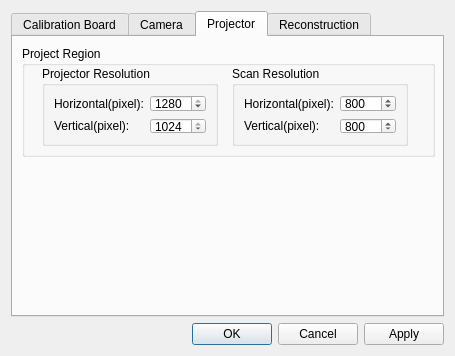
<?xml version="1.0" encoding="UTF-8"?>
<ui version="4.0">
 <class>SetDialog</class>
 <widget class="QDialog" name="SetDialog">
  <property name="geometry">
   <rect>
    <x>0</x>
    <y>0</y>
    <width>455</width>
    <height>356</height>
   </rect>
  </property>
  <property name="windowTitle">
   <string>Settings</string>
  </property>
  <property name="styleSheet">
   <string notr="true">font: 9pt &quot;Calibri&quot;;</string>
  </property>
  <layout class="QGridLayout" name="gridLayout_2">
   <item row="1" column="0">
    <layout class="QHBoxLayout" name="horizontalLayout">
     <item>
      <spacer name="horizontalSpacer">
       <property name="orientation">
        <enum>Qt::Horizontal</enum>
       </property>
       <property name="sizeHint" stdset="0">
        <size>
         <width>40</width>
         <height>20</height>
        </size>
       </property>
      </spacer>
     </item>
     <item>
      <widget class="QDialogButtonBox" name="buttonBox">
       <property name="sizePolicy">
        <sizepolicy hsizetype="Preferred" vsizetype="Fixed">
         <horstretch>0</horstretch>
         <verstretch>0</verstretch>
        </sizepolicy>
       </property>
       <property name="autoFillBackground">
        <bool>false</bool>
       </property>
       <property name="styleSheet">
        <string notr="true"/>
       </property>
       <property name="orientation">
        <enum>Qt::Horizontal</enum>
       </property>
       <property name="standardButtons">
        <set>QDialogButtonBox::Apply|QDialogButtonBox::Cancel|QDialogButtonBox::Ok</set>
       </property>
      </widget>
     </item>
    </layout>
   </item>
   <item row="0" column="0">
    <widget class="QTabWidget" name="tabWidget">
     <property name="currentIndex">
      <number>2</number>
     </property>
     <widget class="QWidget" name="tab">
      <attribute name="title">
       <string>Calibration Board</string>
      </attribute>
      <widget class="QGroupBox" name="groupBox">
       <property name="geometry">
        <rect>
         <x>10</x>
         <y>10</y>
         <width>411</width>
         <height>161</height>
        </rect>
       </property>
       <property name="sizePolicy">
        <sizepolicy hsizetype="Expanding" vsizetype="Preferred">
         <horstretch>0</horstretch>
         <verstretch>0</verstretch>
        </sizepolicy>
       </property>
       <property name="title">
        <string>Geometry</string>
       </property>
       <layout class="QGridLayout" name="gridLayout_5">
        <property name="spacing">
         <number>10</number>
        </property>
        <item row="0" column="0">
         <layout class="QGridLayout" name="gridLayout">
          <item row="0" column="0">
           <widget class="QLabel" name="label">
            <property name="text">
             <string>Cell Width(mm):</string>
            </property>
           </widget>
          </item>
          <item row="0" column="1">
           <widget class="QSpinBox" name="cellWidth">
            <property name="value">
             <number>20</number>
            </property>
           </widget>
          </item>
          <item row="1" column="0">
           <widget class="QLabel" name="label_2">
            <property name="text">
             <string>Cell Height(mm):</string>
            </property>
           </widget>
          </item>
          <item row="1" column="1">
           <widget class="QSpinBox" name="cellHeight">
            <property name="value">
             <number>20</number>
            </property>
           </widget>
          </item>
         </layout>
        </item>
        <item row="0" column="1">
         <layout class="QGridLayout" name="gridLayout_3">
          <item row="0" column="0">
           <widget class="QLabel" name="label_3">
            <property name="text">
             <string>Cell Number(Horizontal):</string>
            </property>
           </widget>
          </item>
          <item row="0" column="1">
           <widget class="QSpinBox" name="cellNumH">
            <property name="value">
             <number>10</number>
            </property>
           </widget>
          </item>
          <item row="1" column="0">
           <widget class="QLabel" name="cellNumV">
            <property name="text">
             <string>Cell Number(Vertical):</string>
            </property>
            <property name="margin">
             <number>0</number>
            </property>
           </widget>
          </item>
          <item row="1" column="1">
           <widget class="QSpinBox" name="spinBox_4">
            <property name="value">
             <number>8</number>
            </property>
           </widget>
          </item>
         </layout>
        </item>
        <item row="0" column="2">
         <spacer name="horizontalSpacer_2">
          <property name="orientation">
           <enum>Qt::Horizontal</enum>
          </property>
          <property name="sizeHint" stdset="0">
           <size>
            <width>6</width>
            <height>20</height>
           </size>
          </property>
         </spacer>
        </item>
        <item row="1" column="0">
         <layout class="QGridLayout" name="gridLayout_4">
          <item row="0" column="0">
           <widget class="QLabel" name="label_5">
            <property name="text">
             <string>Board Width(mm):</string>
            </property>
           </widget>
          </item>
          <item row="0" column="1">
           <widget class="QSpinBox" name="boardWidth">
            <property name="sizePolicy">
             <sizepolicy hsizetype="MinimumExpanding" vsizetype="Fixed">
              <horstretch>0</horstretch>
              <verstretch>0</verstretch>
             </sizepolicy>
            </property>
            <property name="maximum">
             <number>1000</number>
            </property>
            <property name="value">
             <number>200</number>
            </property>
           </widget>
          </item>
          <item row="1" column="0">
           <widget class="QLabel" name="label_6">
            <property name="text">
             <string>Board Height(mm):</string>
            </property>
           </widget>
          </item>
          <item row="1" column="1">
           <widget class="QSpinBox" name="boardHeight">
            <property name="sizePolicy">
             <sizepolicy hsizetype="MinimumExpanding" vsizetype="Fixed">
              <horstretch>0</horstretch>
              <verstretch>0</verstretch>
             </sizepolicy>
            </property>
            <property name="maximum">
             <number>1000</number>
            </property>
            <property name="value">
             <number>200</number>
            </property>
           </widget>
          </item>
         </layout>
        </item>
       </layout>
      </widget>
     </widget>
     <widget class="QWidget" name="tab_4">
      <attribute name="title">
       <string>Camera</string>
      </attribute>
      <widget class="QGroupBox" name="groupBox_7">
       <property name="geometry">
        <rect>
         <x>10</x>
         <y>9</y>
         <width>411</width>
         <height>121</height>
        </rect>
       </property>
       <property name="sizePolicy">
        <sizepolicy hsizetype="Expanding" vsizetype="Fixed">
         <horstretch>0</horstretch>
         <verstretch>0</verstretch>
        </sizepolicy>
       </property>
       <property name="title">
        <string>Camera Resolution</string>
       </property>
       <widget class="QRadioButton" name="resMode0">
        <property name="geometry">
         <rect>
          <x>20</x>
          <y>40</y>
          <width>89</width>
          <height>16</height>
         </rect>
        </property>
        <property name="text">
         <string>1280X1024</string>
        </property>
        <property name="checked">
         <bool>true</bool>
        </property>
       </widget>
      </widget>
     </widget>
     <widget class="QWidget" name="tab_2">
      <attribute name="title">
       <string>Projector</string>
      </attribute>
      <widget class="QGroupBox" name="groupBox_2">
       <property name="geometry">
        <rect>
         <x>9</x>
         <y>9</y>
         <width>413</width>
         <height>111</height>
        </rect>
       </property>
       <property name="title">
        <string>Project Region</string>
       </property>
       <widget class="QGroupBox" name="groupBox_3">
        <property name="geometry">
         <rect>
          <x>20</x>
          <y>20</y>
          <width>176</width>
          <height>80</height>
         </rect>
        </property>
        <property name="sizePolicy">
         <sizepolicy hsizetype="MinimumExpanding" vsizetype="Preferred">
          <horstretch>0</horstretch>
          <verstretch>0</verstretch>
         </sizepolicy>
        </property>
        <property name="title">
         <string>Projector Resolution</string>
        </property>
        <layout class="QGridLayout" name="gridLayout_7">
         <item row="0" column="0">
          <layout class="QGridLayout" name="gridLayout_6">
           <item row="0" column="0">
            <widget class="QLabel" name="label_7">
             <property name="text">
              <string>Horizontal(pixel):</string>
             </property>
            </widget>
           </item>
           <item row="0" column="1">
            <widget class="QSpinBox" name="projResH">
             <property name="maximum">
              <number>1280</number>
             </property>
             <property name="value">
              <number>1280</number>
             </property>
            </widget>
           </item>
           <item row="1" column="0">
            <widget class="QLabel" name="label_8">
             <property name="text">
              <string>Vertical(pixel):</string>
             </property>
            </widget>
           </item>
           <item row="1" column="1">
            <widget class="QSpinBox" name="projResV">
             <property name="maximum">
              <number>1024</number>
             </property>
             <property name="value">
              <number>1024</number>
             </property>
            </widget>
           </item>
          </layout>
         </item>
        </layout>
       </widget>
       <widget class="QGroupBox" name="groupBox_4">
        <property name="geometry">
         <rect>
          <x>210</x>
          <y>20</y>
          <width>176</width>
          <height>80</height>
         </rect>
        </property>
        <property name="sizePolicy">
         <sizepolicy hsizetype="MinimumExpanding" vsizetype="Preferred">
          <horstretch>0</horstretch>
          <verstretch>0</verstretch>
         </sizepolicy>
        </property>
        <property name="title">
         <string>Scan Resolution</string>
        </property>
        <layout class="QGridLayout" name="gridLayout_8">
         <item row="0" column="0">
          <layout class="QGridLayout" name="gridLayout_9">
           <item row="0" column="0">
            <widget class="QLabel" name="label_4">
             <property name="text">
              <string>Horizontal(pixel):</string>
             </property>
            </widget>
           </item>
           <item row="0" column="1">
            <widget class="QSpinBox" name="scanResH">
             <property name="maximum">
              <number>1280</number>
             </property>
             <property name="value">
              <number>800</number>
             </property>
            </widget>
           </item>
           <item row="1" column="0">
            <widget class="QLabel" name="label_9">
             <property name="text">
              <string>Vertical(pixel):</string>
             </property>
            </widget>
           </item>
           <item row="1" column="1">
            <widget class="QSpinBox" name="scanResV">
             <property name="maximum">
              <number>1024</number>
             </property>
             <property name="value">
              <number>800</number>
             </property>
            </widget>
           </item>
          </layout>
         </item>
        </layout>
       </widget>
      </widget>
     </widget>
     <widget class="QWidget" name="tab_3">
      <attribute name="title">
       <string>Reconstruction</string>
      </attribute>
      <layout class="QGridLayout" name="gridLayout_13">
       <item row="0" column="0">
        <widget class="QGroupBox" name="groupBox_5">
         <property name="sizePolicy">
          <sizepolicy hsizetype="Expanding" vsizetype="Preferred">
           <horstretch>0</horstretch>
           <verstretch>0</verstretch>
          </sizepolicy>
         </property>
         <property name="title">
          <string>Threshold</string>
         </property>
         <layout class="QGridLayout" name="gridLayout_11">
          <item row="0" column="0">
           <layout class="QGridLayout" name="gridLayout_10">
            <property name="horizontalSpacing">
             <number>10</number>
            </property>
            <item row="0" column="0">
             <widget class="QLabel" name="label_11">
              <property name="text">
               <string>Black Threshold</string>
              </property>
             </widget>
            </item>
            <item row="0" column="1">
             <widget class="QSpinBox" name="blackThresholdEdit">
              <property name="value">
               <number>40</number>
              </property>
             </widget>
            </item>
            <item row="1" column="0">
             <widget class="QLabel" name="label_12">
              <property name="text">
               <string>White Threshold</string>
              </property>
             </widget>
            </item>
            <item row="1" column="1">
             <widget class="QSpinBox" name="whiteThresholdEdit"/>
            </item>
           </layout>
          </item>
          <item row="0" column="1">
           <spacer name="horizontalSpacer_3">
            <property name="orientation">
             <enum>Qt::Horizontal</enum>
            </property>
            <property name="sizeHint" stdset="0">
             <size>
              <width>244</width>
              <height>20</height>
             </size>
            </property>
           </spacer>
          </item>
         </layout>
        </widget>
       </item>
       <item row="1" column="0">
        <widget class="QGroupBox" name="groupBox_6">
         <property name="sizePolicy">
          <sizepolicy hsizetype="Expanding" vsizetype="Preferred">
           <horstretch>0</horstretch>
           <verstretch>0</verstretch>
          </sizepolicy>
         </property>
         <property name="title">
          <string/>
         </property>
         <layout class="QGridLayout" name="gridLayout_12">
          <item row="0" column="0">
           <layout class="QVBoxLayout" name="verticalLayout">
            <property name="spacing">
             <number>10</number>
            </property>
            <item>
             <widget class="QCheckBox" name="autoContrastCheck">
              <property name="text">
               <string>Auto Contrast</string>
              </property>
             </widget>
            </item>
            <item>
             <widget class="QCheckBox" name="raySamplingCheck">
              <property name="text">
               <string>Ray Sampling</string>
              </property>
             </widget>
            </item>
            <item>
             <widget class="QCheckBox" name="exportObjCheck">
              <property name="text">
               <string>Export Obj</string>
              </property>
              <property name="checked">
               <bool>false</bool>
              </property>
              <property name="tristate">
               <bool>false</bool>
              </property>
             </widget>
            </item>
            <item>
             <widget class="QCheckBox" name="exportPlyCheck">
              <property name="text">
               <string>Export Ply</string>
              </property>
              <property name="checked">
               <bool>true</bool>
              </property>
             </widget>
            </item>
           </layout>
          </item>
          <item row="0" column="1">
           <spacer name="horizontalSpacer_4">
            <property name="orientation">
             <enum>Qt::Horizontal</enum>
            </property>
            <property name="sizeHint" stdset="0">
             <size>
              <width>221</width>
              <height>20</height>
             </size>
            </property>
           </spacer>
          </item>
         </layout>
        </widget>
       </item>
      </layout>
     </widget>
    </widget>
   </item>
  </layout>
 </widget>
 <resources/>
 <connections>
  <connection>
   <sender>buttonBox</sender>
   <signal>accepted()</signal>
   <receiver>SetDialog</receiver>
   <slot>accept()</slot>
   <hints>
    <hint type="sourcelabel">
     <x>248</x>
     <y>254</y>
    </hint>
    <hint type="destinationlabel">
     <x>157</x>
     <y>274</y>
    </hint>
   </hints>
  </connection>
  <connection>
   <sender>buttonBox</sender>
   <signal>rejected()</signal>
   <receiver>SetDialog</receiver>
   <slot>reject()</slot>
   <hints>
    <hint type="sourcelabel">
     <x>316</x>
     <y>260</y>
    </hint>
    <hint type="destinationlabel">
     <x>286</x>
     <y>274</y>
    </hint>
   </hints>
  </connection>
 </connections>
</ui>
